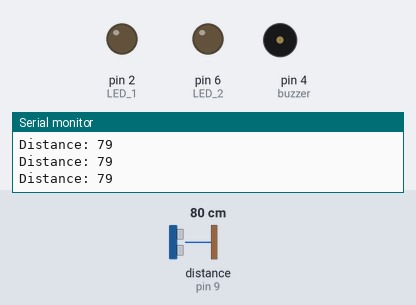
A sketch run on a simulated Arduino Uno, built with avr-gcc and run on an emulated ATmega328P. Parts: output pins drawn as LEDs (lit = HIGH), buzzer (waves = sounding), the last lines printed to the serial monitor. Wiring (inferred from the names in the program): ultrasonic range finder: trigger pin 10; echo pin 9. The inputs (shaded band) are chosen by the test bench; at power-on: distance to the obstacle (sensor on pin 9) 80 cm. The echo pulse lasts 58.3 µs per cm; pins used as bus, display or sensor lines are not drawn.

Above: at 1.2 s.
1.3 s: distance to the obstacle (sensor on pin 9) set to 28 cm
2.8 s: distance to the obstacle (sensor on pin 9) set to 23 cm
At 3.3 s:
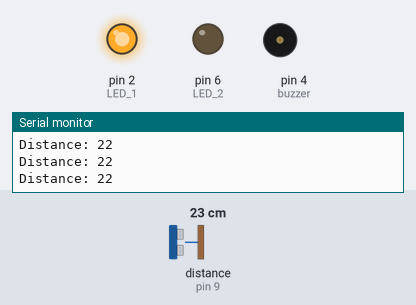
4.3 s: distance to the obstacle (sensor on pin 9) set to 13 cm
7.3 s: distance to the obstacle (sensor on pin 9) set to 10 cm
At 7.8 s:
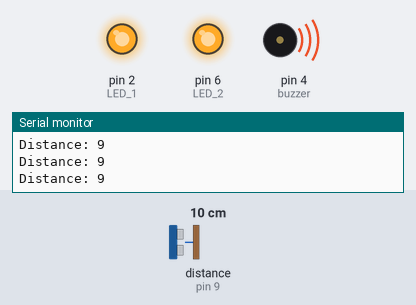
8.8 s: distance to the obstacle (sensor on pin 9) set to 18 cm
At 10.0 s:
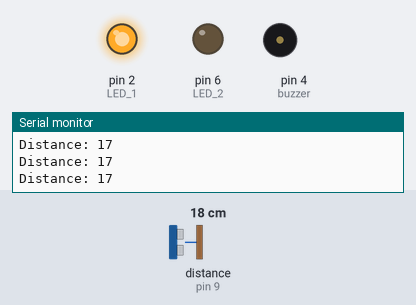
10.3 s: distance to the obstacle (sensor on pin 9) set to 35 cm
At 11.4 s:
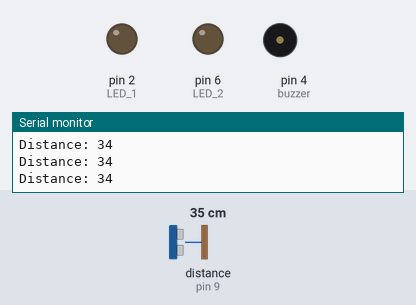
Timing chart, 0 to 12.8 s (numbered marks = the images above; inputs shaded):
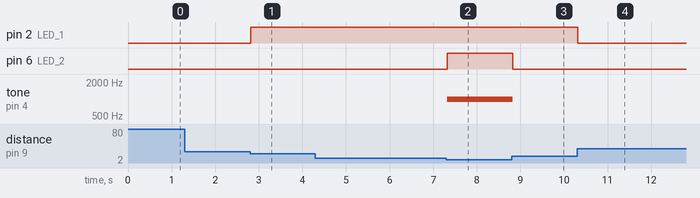

The sketch:

code.ino
```cpp
// defines pins numbers
const int trigPin = 10;
const int echoPin = 9;
const int LED_1 = 2;
const int LED_2 = 6;
const int buzzer = 4;
// defines variables
long duration;
int distance;
void setup() {
pinMode(trigPin, OUTPUT); // Sets the trigPin as an Output
pinMode(echoPin, INPUT); // Sets the echoPin as an Input
pinMode(LED_1, OUTPUT);
pinMode(LED_2, OUTPUT);
pinMode(buzzer, OUTPUT);
Serial.begin(9600); // Starts the serial communication
}
void loop() {
// Clears the trigPin
digitalWrite(trigPin, LOW);
delayMicroseconds(2);
// Sets the trigPin on HIGH state for 10 micro seconds
digitalWrite(trigPin, HIGH);
delayMicroseconds(10);
digitalWrite(trigPin, LOW);
// Reads the echoPin, returns the sound wave travel time in microseconds
duration = pulseIn(echoPin, HIGH);
// Calculating the distance
distance= duration*0.034/2;
// Prints the distance on the Serial Monitor
Serial.print("Distance: ");
Serial.println(distance);

if (distance <= 10){
  digitalWrite(LED_1, HIGH);
  digitalWrite(LED_2, HIGH);
  tone(buzzer, 1000);
  }
else if(distance <= 25){
  digitalWrite(LED_1, HIGH);
  digitalWrite(LED_2, LOW);
  noTone(buzzer);
  }

else{
  digitalWrite(LED_1, LOW);
  digitalWrite(LED_2, LOW);
  noTone(buzzer);
  }
}
```

Measured:
- the behaviour switches between 27 and 26 cm on distance to the obstacle (sensor on pin 9) (found by bisection; images 0 and 1)
- the behaviour switches between 12 and 11 cm on distance to the obstacle (sensor on pin 9) (found by bisection; images 1 and 2)
- after the input at 2.8 s, pin 2 (LED_1): LOW → HIGH at once
- after the input at 7.3 s, pin 6 (LED_2): LOW → HIGH at once; tone on pin 4 (buzzer): silent → 1000 Hz at once
- after the input at 8.8 s, pin 6 (LED_2): HIGH → LOW at once; tone on pin 4 (buzzer): 1000 Hz → silent at once
- after the input at 10.3 s, pin 2 (LED_1): HIGH → LOW at once
